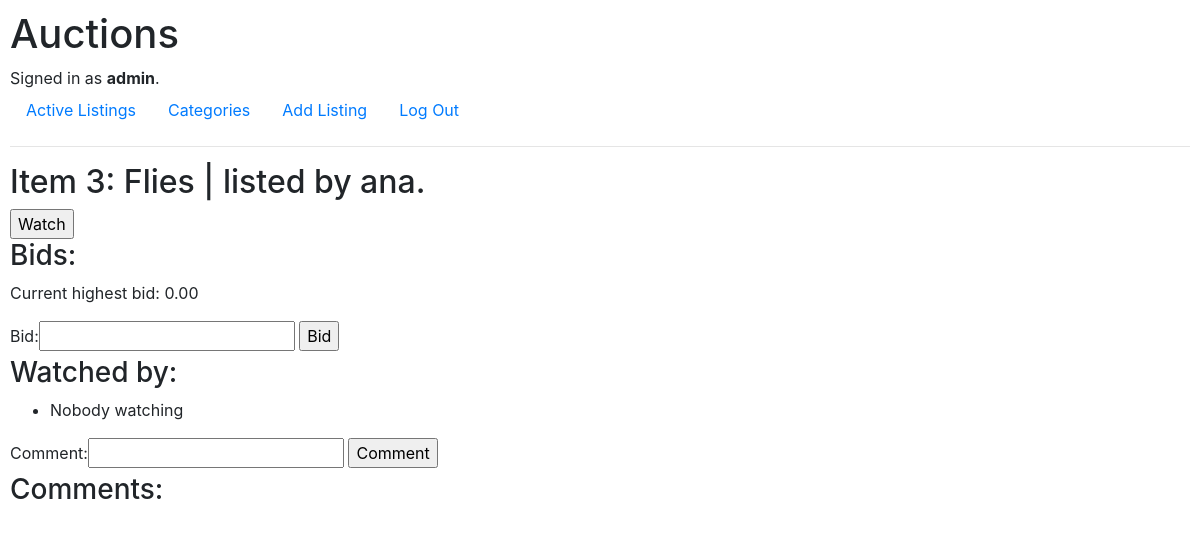
Before: /item/3 (signed in) with the older database file.
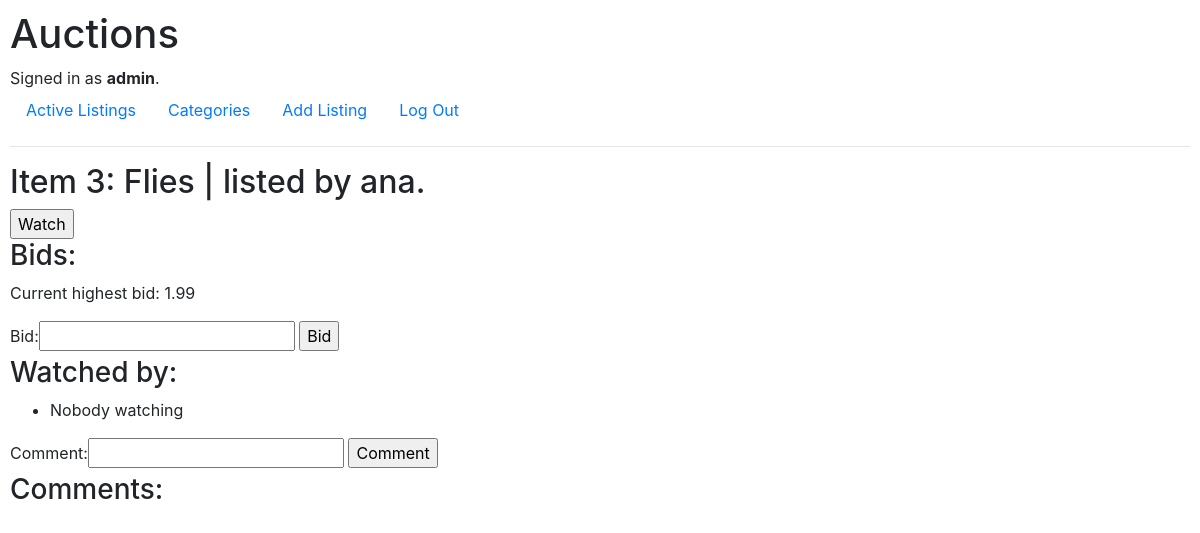
After: the same page with the newer database file.
### auctions/models.py (models this page shows, shortened)
class Listing(models.Model):
    user = models.ForeignKey(User, on_delete=models.CASCADE, related_name='listings')
    category = models.ForeignKey(Category, on_delete=models.CASCADE, related_name='listings', default=1)
    title = models.CharField(max_length=32)
    description = models.CharField(max_length=640, blank=True)
    image_url = models.URLField(max_length=200, blank=True)
    start_bid = models.DecimalField(max_digits=7, decimal_places=2)
    current_price = models.DecimalField(max_digits=7, decimal_places=2)
    closed = models.BooleanField(default=False)

class User(AbstractUser):
    listing = models.ManyToManyField('Listing', blank=True, related_name='watchers')

### auctions/views.py (the view)
# urls.py: path('item/<int:item_id>', views.item, name='item'),
@login_required(login_url='/login')
def item(request, item_id):
    item = Listing.objects.get(pk=item_id)
    bid = Bid.objects.filter(listing=item_id).order_by('-bid').first()
    comments = Comment.objects.filter(listing=item_id)
    watchers = item.watchers.all()
    if item.watchers.filter(username=request.user):
        watching = True
    else:
        watching = False
    if request.method == 'POST':
        if request.POST['action'] == 'Bid':
            form_bid = NewBid(request.POST)
            if form_bid.is_valid():
                if form_bid.cleaned_data['bid'] <= item.current_price:
                    messages.error(request, f"Your bid needs to be at least {item.current_price} high.")
                    return render(request, 'auctions/item.html', {
                        'item': item,
                        'bid': bid,
                        'form_bid': form_bid,
                        'comments': comments,
                        'form_comment': NewComment(),
                })
                else:
                    new_bid = Bid()
                    new_bid.bid = form_bid.cleaned_data['bid']
                    new_bid.listing = item
                    new_bid.user = request.user
                    new_bid.save()
                    item.current_price = form_bid.cleaned_data['bid']
                    item.save()
        elif request.POST['action'] == 'Comment':
            form_comment = NewComment(request.POST)
            if form_comment.is_valid():
                new_comment = Comment()
                new_comment.comment = form_comment.cleaned_data['comment']
                new_comment.listing = item
                new_comment.user = request.user
                new_comment.save()
        elif request.POST['action'] == 'Close':
            item.closed = True
            item.save()
        return HttpResponseRedirect(reverse('item', args=(item_id, )))
    else:
        if item.closed:
            return render(request, 'auctions/item_closed.html', {
            'item': item,
            'bid': bid,
            'comments': comments,
            })
        else:
            return render(request, 'auctions/item.html', {
                'item': item,
                'watchers': watchers,
                'watching': watching,
                'bid': bid,
                'comments': comments,
                'form_bid': NewBid(),
                'form_comment': NewComment()
            })

### auctions/forms.py
class NewBid(forms.Form):
  bid = forms.DecimalField(max_digits=7, decimal_places=2)

class NewComment(forms.Form):
  comment = forms.CharField(max_length=550)

### auctions/templates/auctions/item.html (shortened to what this page needs)
{% extends "auctions/layout.html" %}
{% block body %}
<h2>Item {{ item.id }}: {{ item.title }} | listed by {{ item.user }}.</h2>
{% block status %}
{% if item.user == user %}
	<form method="post">
  		{% csrf_token %}
  		<input type="submit" name="action" value="Close">
	</form>
{% else %}
	<form action="{% url 'watch' item.id %}" method="post">
		{% if watching %}
		<input type="submit" name="action" value="Unwatch">
		{% else %}
		<input type="submit" name="action" value="Watch">
		{% endif %}
	</form>
{% endif %}
<h3>Bids:</h3>
<p>Current highest bid: {{ item.current_price }}
</p>
<form method="post">
  {{ form_bid }}
  <input type="submit" name="action" value="Bid">
</form>
<h3>Watched by:</h3>
<ul>
	{% for watcher in watchers %}
		<li>{{ watcher }}</li>
	{% empty %}
		<li>Nobody watching</li>
	{% endfor %}
</ul>
<form method="post">
	{{ form_comment }}
	<input type="submit" name="action" value="Comment">
  </form>
{% endblock %}
<h3>Comments:</h3>
{% endblock %}

Changed rows visible on the page:
changed Listing "Flies": current_price "0.00" → "1.99"
